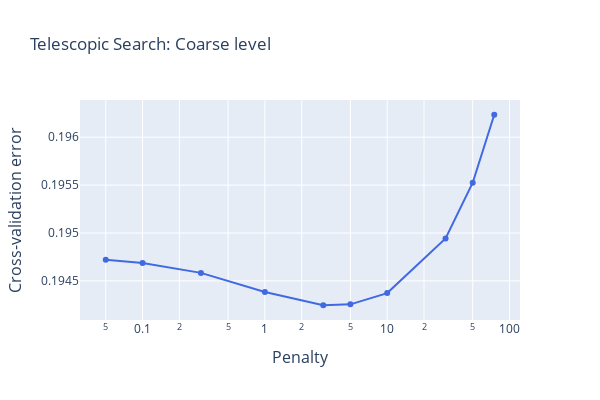

Notebook code cell kept with this figure:
### Code cell
fig = go.Figure()

fig.add_trace(
    go.Scatter(
        x = alphas1,
        y = cv_ridge1,
        line = dict(color='royalBlue', width=2)
        ),
)

fig.update_layout(
    xaxis=go.layout.XAxis(
        title=go.layout.xaxis.Title(
            text='Penalty',
            font=dict(
                size=16
            )
        )
    ),
    
    yaxis=go.layout.YAxis(
        title=go.layout.yaxis.Title(
            text='Cross-validation error',
            font=dict(
                size=16
            )
        )
    ),
)

fig.update_layout(height=400,
                 width=600,
                 title='Telescopic Search: Coarse level',
                     xaxis_type='log',
                     showlegend=False)
fig.show()

### Figure 1 — Plotly figure (JSON) as saved in the notebook; plotly's stock layout.template omitted (floating-point values rounded to 4 significant figures)
{"data": [{"line": {"color": "royalBlue", "width": 2}, "type": "scatter", "x": [0.05, 0.1, 0.3, 1, 3, 5, 10, 30, 50, 75], "y": [0.1947, 0.1947, 0.1946, 0.1944, 0.1942, 0.1943, 0.1944, 0.1949, 0.1955, 0.1962]}], "layout": {"height": 400, "showlegend": false, "title": {"text": "Telescopic Search: Coarse level"}, "width": 600, "xaxis": {"title": {"font": {"size": 16}, "text": "Penalty"}, "type": "log"}, "yaxis": {"title": {"font": {"size": 16}, "text": "Cross-validation error"}}}}
